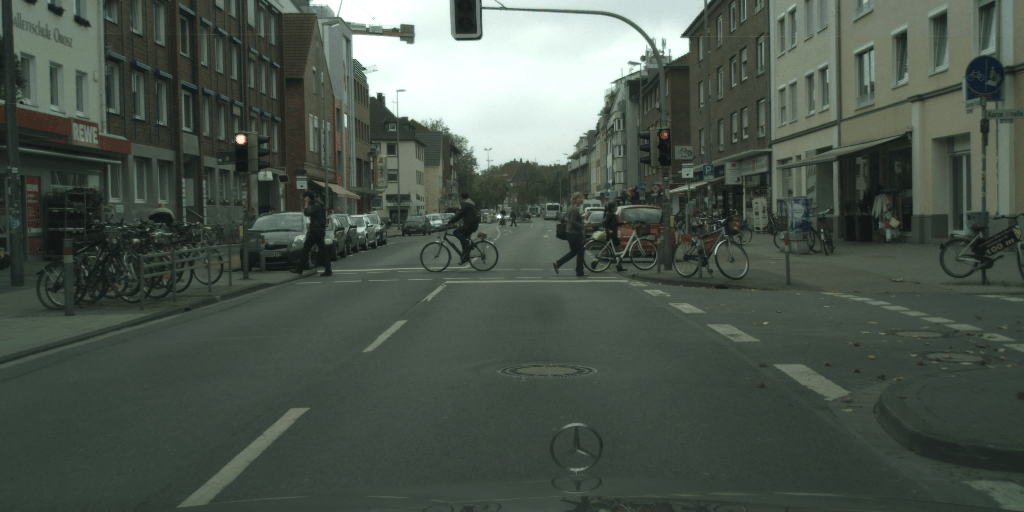
#> input picture Code/mmsegmentation/image/test.png, 1024 x 512 px, found by its file name
$ python shape.py
#> lines starting #> are read from the running program, lines starting #| are printed output that depends on the picture; after the words box and inside, x2 and y2 are one past the last pixel; in counts of white or black regions, pixels touching at a corner belong together
import cv2
import numpy as np

"""
查找图像轮廓，计算图像矩，根据公式计算轮廓周长和面积
面积：cv2.contourArea()|M['m00']
周长：cv2.arcLength()
    有两类边界矩形，直边界矩形，旋转边界矩形。
        直边界矩形(就是没有旋转的矩形)，使用函数cv2.boundingRect()可以查找到，
        因为直边界矩形不考虑矩形旋转，所以直边界矩形的面积不是最小。

    旋转矩形，这个矩形的面积最小，因为他考虑了矩形的旋转。
        使用函数cv2.minAreaRect可以得到，函数返回一个Box2D结构，
        其中包含旋转矩形左上角坐标(x, y),矩形的宽高（w, h）,以及旋转角度。
        但是绘制一个矩形需要四个角点，可以通过函数cv2.boxPoints()获得。
approxPolyDP(curve, epsilon, closed[, approxCurve]) -> approxCurve
第二个参数epsilon：指定原始轮廓到近似轮廓的最大距离，函数返回拟合的多边形边数。

"""


def stackImages(scale, imgArray):
    rows = len(imgArray)
    cols = len(imgArray[0])
    rowsAvailable = isinstance(imgArray[0], list)
    width = imgArray[0][0].shape[1]
    height = imgArray[0][0].shape[0]
    if rowsAvailable:
        for x in range(0, rows):
            for y in range(0, cols):
                if imgArray[x][y].shape[:2] == imgArray[0][0].shape[:2]:
                    imgArray[x][y] = cv2.resize(imgArray[x][y], (0, 0), None, scale, scale)
                else:
                    imgArray[x][y] = cv2.resize(imgArray[x][y], (imgArray[0][0].shape[1], imgArray[0][0].shape[0]),
                                                None, scale, scale)
                if len(imgArray[x][y].shape) == 2: imgArray[x][y] = cv2.cvtColor(imgArray[x][y], cv2.COLOR_GRAY2BGR)
        imageBlank = np.zeros((height, width, 3), np.uint8)
        hor = [imageBlank] * rows
        hor_con = [imageBlank] * rows
        for x in range(0, rows):
            hor[x] = np.hstack(imgArray[x])
        ver = np.vstack(hor)
    else:
        for x in range(0, rows):
            if imgArray[x].shape[:2] == imgArray[0].shape[:2]:
                imgArray[x] = cv2.resize(imgArray[x], (0, 0), None, scale, scale)
            else:
                imgArray[x] = cv2.resize(imgArray[x], (imgArray[0].shape[1], imgArray[0].shape[0]), None, scale, scale)
            if len(imgArray[x].shape) == 2: imgArray[x] = cv2.cvtColor(imgArray[x], cv2.COLOR_GRAY2BGR)
        hor = np.hstack(imgArray)
        ver = hor
    return ver


def getContours(img):
    # 查找轮廓，cv2.RETR_ExTERNAL=获取外部轮廓点, CHAIN_APPROX_NONE = 得到所有的像素点
    contours, hierarchy = cv2.findContours(img, cv2.RETR_EXTERNAL, cv2.CHAIN_APPROX_NONE)
    # 循环轮廓，判断每一个形状
    for cnt in contours:
        # 获取轮廓面积
        area = cv2.contourArea(cnt)
        print(area)
        # 当面积大于500，代表有形状存在
        if area > 500:
            # 绘制所有的轮廓并显示出来
            cv2.drawContours(imgContour, cnt, -1, (255, 0, 0), 3)
            # 计算所有轮廓的周长，便于做多边形拟合
            peri = cv2.arcLength(cnt, True)
            # 多边形拟合，获取每个形状的 边
            approx = cv2.approxPolyDP(cnt, 0.02 * peri, True)
            print(len(approx))
            objCor = len(approx)
            # 获取每个形状的x，y，w，h
            x, y, w, h = cv2.boundingRect(approx)
            # 计算出边界后，即边数代表形状，如三角形边数=3
            if objCor == 3:
                objectType = "Tri"

            elif objCor == 4:
                # 判断是矩形还是正方形
                aspRatio = w / float(h)
                if aspRatio > 0.98 and aspRatio < 1.03:
                    objectType = "Square"
                else:
                    objectType = "Rectangle"
            # 大于4个边的就是圆形
            elif objCor > 4:
                objectType = "Circles"
            else:
                objectType = "None"
            # 绘制文本时需要绘制在图形附件
            cv2.rectangle(imgContour, (x, y), (x + w, y + h), (0, 255, 0), 2)
            cv2.putText(imgContour, objectType,
                        (x + (w // 2) - 10, y + (h // 2) - 10), cv2.FONT_HERSHEY_COMPLEX, 0.7,
                        (0, 0, 0), 2)


path = '../../Figure/shape_feature/test.png'
img = cv2.imread(path)
#> img is the input picture: shape (512, 1024, 3); mean B, G, R 76.3, 85.7, 75.4
imgContour = img.copy()

# 灰度化
imgGray = cv2.cvtColor(img, cv2.COLOR_BGR2GRAY)
# 高斯平滑
imgBlur = cv2.GaussianBlur(imgGray, (7, 7), 1)
# 边缘检测
imgCanny = cv2.Canny(imgBlur, 50, 50)
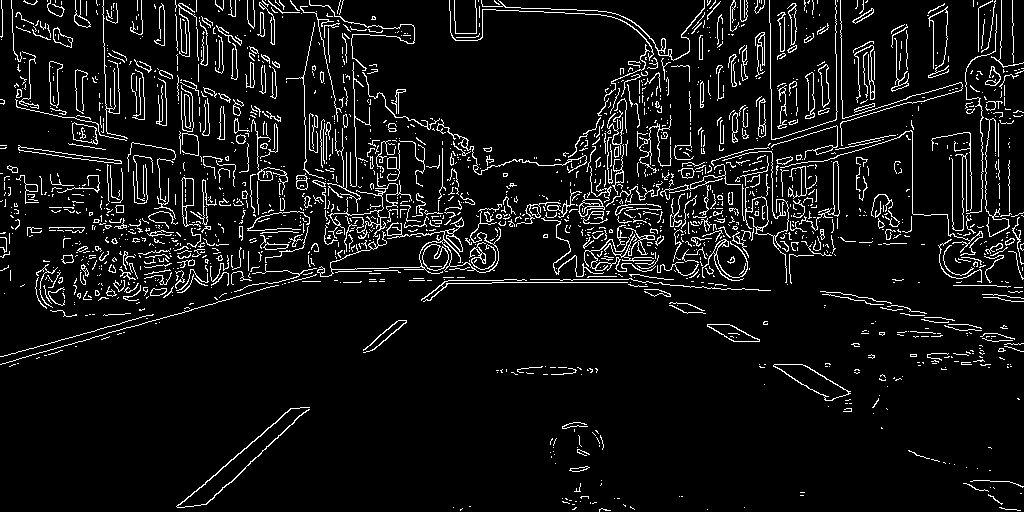
#> imgCanny: shape (512, 1024); 7.3% white in thin lines or dots
# 获取轮廓特征点
getContours(imgCanny)
#> in getContours, `contours, hierarchy = cv2.findContours(img, cv2.RETR_EXTERNAL, cv2.CHA..`: contours = 1815 contours, 1707 with area under 20; largest, box (x1, y1, x2, y2) and area: (773, 364, 851, 401) 1076, (422, 244, 449, 271) 490, (707, 324, 760, 342) 446, (72, 122, 98, 145) 386, (317, 204, 502, 277) 376
#> the loop in getContours, `for cnt in contours:` made 1815 passes
#> (area, peri, approx, objCor, x, y, w, h) on pass 114: (1075.5, 192.4, [[773, 365], [825, 400], [850, 393], [805, 365]], 4, 773, 365, 78, 36)
#> area on pass 39: 50.5
#| 0.0
#| 2.5
#| 0.5
#| 1.0
#| 0.0
#| 2.0
#| 0.0
#| 0.5
#> (further printed lines are left out)
#> after the loop in getContours, `for cnt in contours:`:
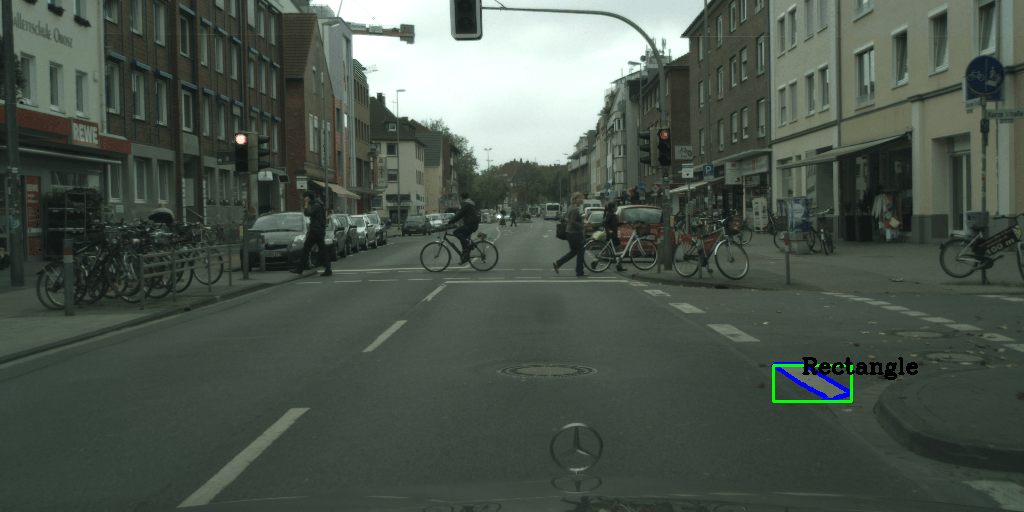
#> imgContour: shape (512, 1024, 3); 0.42% of pixels changed, all inside (x1, y1, x2, y2) = (771, 357, 918, 403)

imgBlank = np.zeros_like(img)
imgStack = stackImages(0.6, ([img, imgGray, imgBlur],
                             [imgCanny, imgContour, imgBlank]))
#> after the loop in stackImages, `for x in range(0, rows):`: hor = 2 items
#> in stackImages, `ver = np.vstack(hor)`:
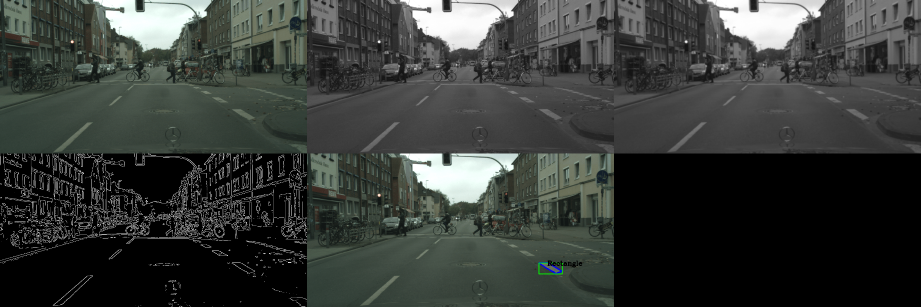
#> ver: shape (614, 1842, 3) (shown at 1/2 size); mean of channels 0, 1, 2 55.7, 58.8, 55.3; drawn as B, G, R

cv2.imshow("Stack", imgStack)
cv2.imwrite("shape_test.png", imgStack)

cv2.waitKey(0)
